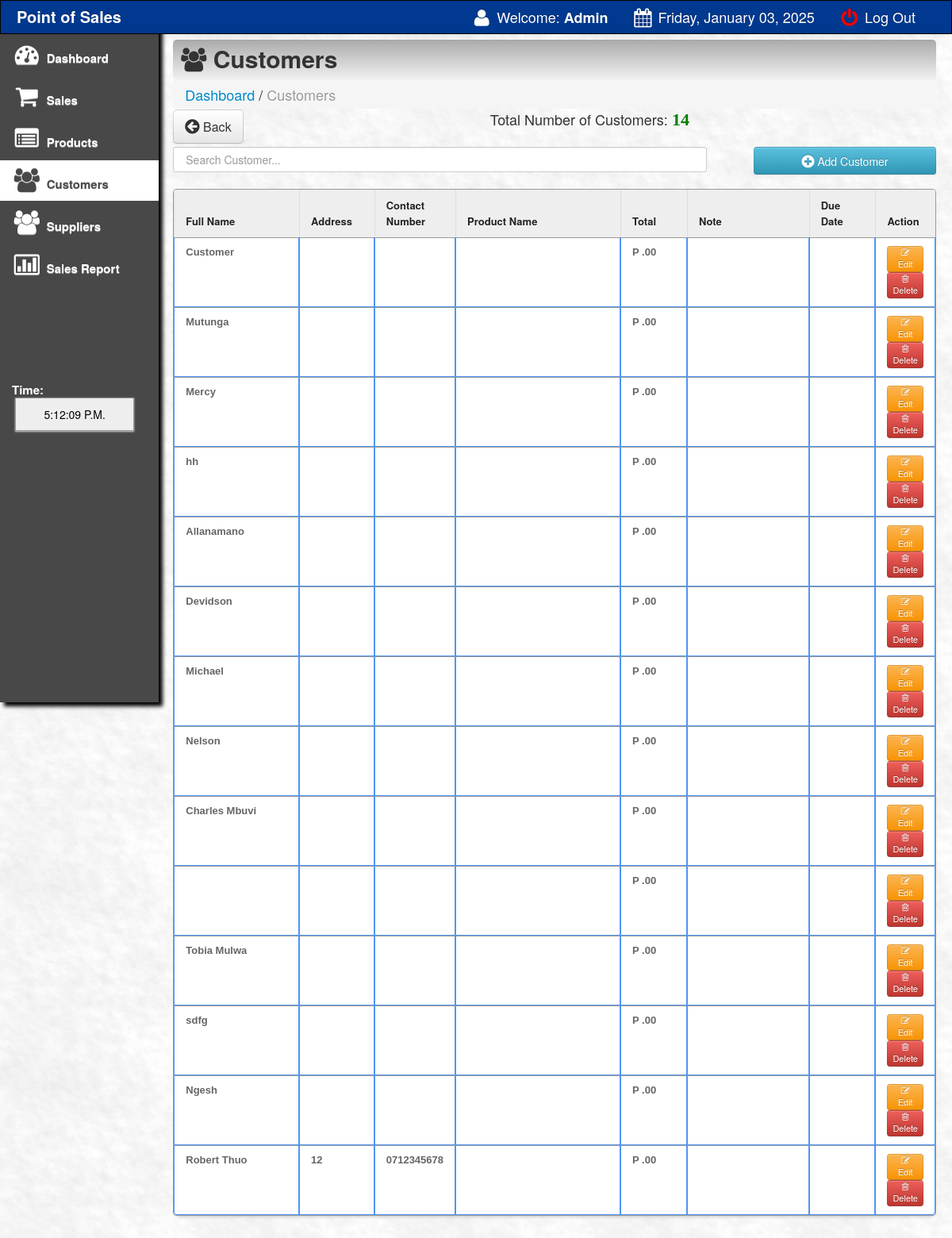
Screenshot of /main/customer.php (signed in) with the database file from the repository.
### tables this page shows
CREATE TABLE `customer` (
  `customer_id` int(11) NOT NULL,
  `customer_name` varchar(100) NOT NULL,
  `address` varchar(100) NOT NULL,
  `contact` varchar(100) NOT NULL,
  `membership_number` varchar(100) NOT NULL,
  `prod_name` varchar(550) NOT NULL,
  `expected_date` varchar(500) NOT NULL,
  `note` varchar(500) NOT NULL
);

### main/customer.php (the view, shortened to what this page needs)
<html>
<head>
 <link href="css/bootstrap.css" rel="stylesheet">
    <link rel="stylesheet" type="text/css" href="css/DT_bootstrap.css">
  <link rel="stylesheet" href="css/font-awesome.min.css">
    <link href="css/bootstrap-responsive.css" rel="stylesheet">
<link href="../style.css" media="screen" rel="stylesheet" type="text/css" />
<link href="src/facebox.css" media="screen" rel="stylesheet" type="text/css" />
</head>
<?php
function createRandomPassword() {
	$chars = "003232303232023232023456789";
	$i = 0;
	$pass = '' ;
	while ($i <= 7) {
		$num = rand() % 33;
		$tmp = substr($chars, $num, 1);
		$pass = $pass . $tmp;
		$i++;
	}
	return $pass;
}
$finalcode='RS-'.createRandomPassword();
?>
<body>
<?php include('navfixed.php');?>
<div class="container-fluid">
      <div class="row-fluid">
	<div class="span2">
          <div class="well sidebar-nav">
              <ul class="nav nav-list">
              <li><a href="index.php"><i class="icon-dashboard icon-2x"></i> Dashboard  </a></li>
			<li><a href="sales.php?id=cash&invoice=<?php echo $finalcode ?>"><i class="icon-shopping-cart icon-2x"></i> Sales </a>  </li>
			<li><a href="products.php"><i class="icon-list-alt icon-2x"></i> Products</a>                                     </li>
			<li class="active"><a href="customer.php"><i class="icon-group icon-2x"></i> Customers </a>                                    </li>
			<li><a href="supplier.php"><i class="icon-group icon-2x"></i> Suppliers</a>                                    </li>
			<li><a href="salesreport.php?d1=0&d2=0"><i class="icon-bar-chart icon-2x"></i> Sales Report</a>                </li>
					<br><br><br><br><br><br>
			<li>
			 <div class="hero-unit-clock">
			<form name="clock">
			<font color="white">Time: <br></font>&nbsp;<input style="width:150px;" type="submit" class="trans" name="face" value="">
			</form>
			  </div>
			</li>
				</ul>
          </div>
        </div>
	<div class="span10">
	<div class="contentheader">
			<i class="icon-group"></i> Customers
			</div>
			<ul class="breadcrumb">
			<li><a href="index.php">Dashboard</a></li> /
			<li class="active">Customers</li>
			</ul>
<div style="margin-top: -19px; margin-bottom: 21px;">
<a  href="index.php"><button class="btn btn-default btn-large" style="float: left;"><i class="icon icon-circle-arrow-left icon-large"></i> Back</button></a>
<?php
			include('../connect.php');
				$result = $db->prepare("SELECT * FROM customer ORDER BY customer_id DESC");
				$result->execute();
				$rowcount = $result->rowcount();
			?>
			<div style="text-align:center;">
			Total Number of Customers: <font color="green" style="font:bold 22px 'Aleo';"><?php echo $rowcount;?></font>
			</div>
</div>
<input type="text" name="filter" style="padding:15px;" id="filter" placeholder="Search Customer..." autocomplete="off" />
<a rel="facebox" href="addcustomer.php"><Button type="submit" class="btn btn-info" style="float:right; width:230px; height:35px;" /><i class="icon-plus-sign icon-large"></i> Add Customer</button></a><br><br>
<table class="table table-bordered" id="resultTable" data-responsive="table" style="text-align: left;">
	<thead>
		<tr>
			<th width="17%"> Full Name </th>
			<th width="10%"> Address </th>
			<th width="10%"> Contact Number</th>
			<th width="23%"> Product Name</th>
			<th width="9%"> Total </th>
			<th width="17%"> Note </th>
			<th width="9%"> Due Date </th>
			<th width="14%"> Action </th>
		</tr>
	</thead>
	<tbody>
			<?php
				include('../connect.php');
				$result = $db->prepare("SELECT * FROM customer ORDER BY customer_id DESC");
				$result->execute();
				for($i=0; $row = $result->fetch(); $i++){
			?>
			<tr class="record">
			<td><?php echo $row['customer_name']; ?></td>
			<td><?php echo $row['address']; ?></td>
			<td><?php echo $row['contact']; ?></td>
			<td><?php echo $row['prod_name']; ?></td>
			<td>P <?php echo $row['membership_number']; ?>.00</td>
			<td><?php echo $row['note']; ?></td>
			<td><?php echo $row['expected_date']; ?></td>
			<td><a  title="Click To Edit Customer" rel="facebox" href="editcustomer.php?id=<?php echo $row['customer_id']; ?>"><button class="btn btn-warning btn-mini"><i class="icon-edit"></i> Edit </button></a>
			<a href="#" id="<?php echo $row['customer_id']; ?>" class="delbutton" title="Click To Delete"><button class="btn btn-danger btn-mini"><i class="icon-trash"></i> Delete</button></a></td>
			</tr>
			<?php
				}
			?>
	</tbody>
</table>
</div>
</div>
</div>
</body>
<?php include('footer.php');?>
</html>

### main/navfixed.php (shortened to what this page needs)
<div class="navbar navbar-inverse navbar-fixed-top">
     <div class="navbar-inner">
       <div class="container-fluid">
         <a class="brand" href="#"><b>Point of Sales</b></a>
         <div class="nav-collapse collapse">
           <ul class="nav pull-right">
             <li><a><i class="icon-user icon-large"></i> Welcome:<strong> <?php echo $_SESSION['SESS_FIRST_NAME'];?></strong></a></li>
		 <li><a> <i class="icon-calendar icon-large"></i>
							<?php
                 $Today = date('Y-m-d', mktime(0, 0, 0, date('m'), date('d'), date('Y')));
                 $new = date('l, F d, Y', strtotime($Today));
                 echo $new;
							?>
			</a></li>
             <li><a href="../index.php"><font color="red"><i class="icon-off icon-large"></i></font> Log Out</a></li>
           </ul>
         </div>
       </div>
     </div>
   </div>

### main/footer.php (shortened to what this page needs)
<link href="vendors/chosen.min.css" rel="stylesheet" media="screen">

### style.css (style rules this page uses)
td a { color:darkblue; }
input { border: 1px solid #999; background: #EEEEEE; padding: 10px; box-shadow:0 1px 2px #ddd; -moz-box-shadow:0 1px 2px #ddd; -webkit-box-shadow:0 1px 2px #ddd; }
#filter { width: 70%; float:left; }
#resultTable { border-collapse: separate; background-color: #FFFFFF; border-spacing: 0; max-width: 100%; }
#resultTable { color: #666666; text-shadow: 0 1px 0 #FFFFFF; width: 100%; border: 1px solid #999999; box-shadow: 0 5px 5px -5px rgba(0, 0, 0, 0.3); margin-top: 13px; }
#resultTable thead tr th { background: none repeat scroll 0 0 #EEEEEE; color: #222222; padding: 10px 14px; text-align: left; border-top: 0 none; font-size: 13px; }
#resultTable tbody tr td { font: bold 13px 'Arial'; text-align: left; padding: 10px 14px; border-top: 1px solid #999999; }
#resultTable td { padding:7px; border:#4e95f4 1px solid; }
#resultTable tr { background: #fff; }

### main/customer.php (style rules this page uses)
body { padding-top: 60px; padding-bottom: 40px; }
.sidebar-nav { padding: 9px 0; }

### rows the page displays
customer: customer_name "Customer"
customer: customer_name "Mutunga"
customer: customer_name "Mercy"
customer: customer_name "hh"
customer: customer_name "Allanamano"
customer: customer_name "Devidson"
customer: customer_name "Michael"
customer: customer_name "Nelson"
customer: customer_name "Charles Mbuvi"
customer: customer_name "Tobia Mulwa"
customer: customer_name "sdfg"
customer: customer_name "Ngesh"
customer: customer_name "Robert Thuo", address "12", contact "0712345678"

### other values shown
$_SESSION['SESS_FIRST_NAME'] "Admin"
$new "Friday, January 03, 2025"
$rowcount "14"
